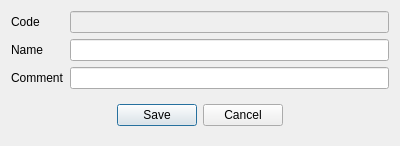
<?xml version="1.0" encoding="UTF-8"?>
<ui version="4.0">
 <class>RECashDesk</class>
 <widget class="QDialog" name="RECashDesk">
  <property name="geometry">
   <rect>
    <x>0</x>
    <y>0</y>
    <width>400</width>
    <height>137</height>
   </rect>
  </property>
  <property name="windowTitle">
   <string>Account</string>
  </property>
  <layout class="QGridLayout" name="gridLayout">
   <item row="0" column="0">
    <widget class="QLabel" name="label">
     <property name="text">
      <string>Code</string>
     </property>
    </widget>
   </item>
   <item row="0" column="1">
    <widget class="EQLineEdit" name="leCode">
     <property name="enabled">
      <bool>false</bool>
     </property>
     <property name="Field" stdset="0">
      <string>f_id</string>
     </property>
     <property name="PrimaryKey" stdset="0">
      <bool>true</bool>
     </property>
    </widget>
   </item>
   <item row="1" column="0">
    <widget class="QLabel" name="label_2">
     <property name="text">
      <string>Name</string>
     </property>
    </widget>
   </item>
   <item row="1" column="1">
    <widget class="EQLineEdit" name="leName">
     <property name="Field" stdset="0">
      <string>f_name</string>
     </property>
    </widget>
   </item>
   <item row="2" column="1">
    <widget class="EQLineEdit" name="leComment">
     <property name="Field" stdset="0">
      <string>f_comment</string>
     </property>
    </widget>
   </item>
   <item row="4" column="0" colspan="2">
    <widget class="QWidget" name="widget" native="true">
     <layout class="QHBoxLayout" name="horizontalLayout">
      <item>
       <spacer name="horizontalSpacer">
        <property name="orientation">
         <enum>Qt::Horizontal</enum>
        </property>
        <property name="sizeHint" stdset="0">
         <size>
          <width>95</width>
          <height>20</height>
         </size>
        </property>
       </spacer>
      </item>
      <item>
       <widget class="QPushButton" name="btnSave">
        <property name="text">
         <string>Save</string>
        </property>
       </widget>
      </item>
      <item>
       <widget class="QPushButton" name="btnCancel">
        <property name="text">
         <string>Cancel</string>
        </property>
       </widget>
      </item>
      <item>
       <spacer name="horizontalSpacer_2">
        <property name="orientation">
         <enum>Qt::Horizontal</enum>
        </property>
        <property name="sizeHint" stdset="0">
         <size>
          <width>95</width>
          <height>20</height>
         </size>
        </property>
       </spacer>
      </item>
     </layout>
    </widget>
   </item>
   <item row="2" column="0">
    <widget class="QLabel" name="label_3">
     <property name="text">
      <string>Comment</string>
     </property>
    </widget>
   </item>
  </layout>
 </widget>
 <customwidgets>
  <customwidget>
   <class>EQLineEdit</class>
   <extends>QLineEdit</extends>
   <header location="global">eqlineedit.h</header>
   <slots>
    <signal>customButtonClicked(bool)</signal>
   </slots>
  </customwidget>
 </customwidgets>
 <resources/>
 <connections/>
</ui>
